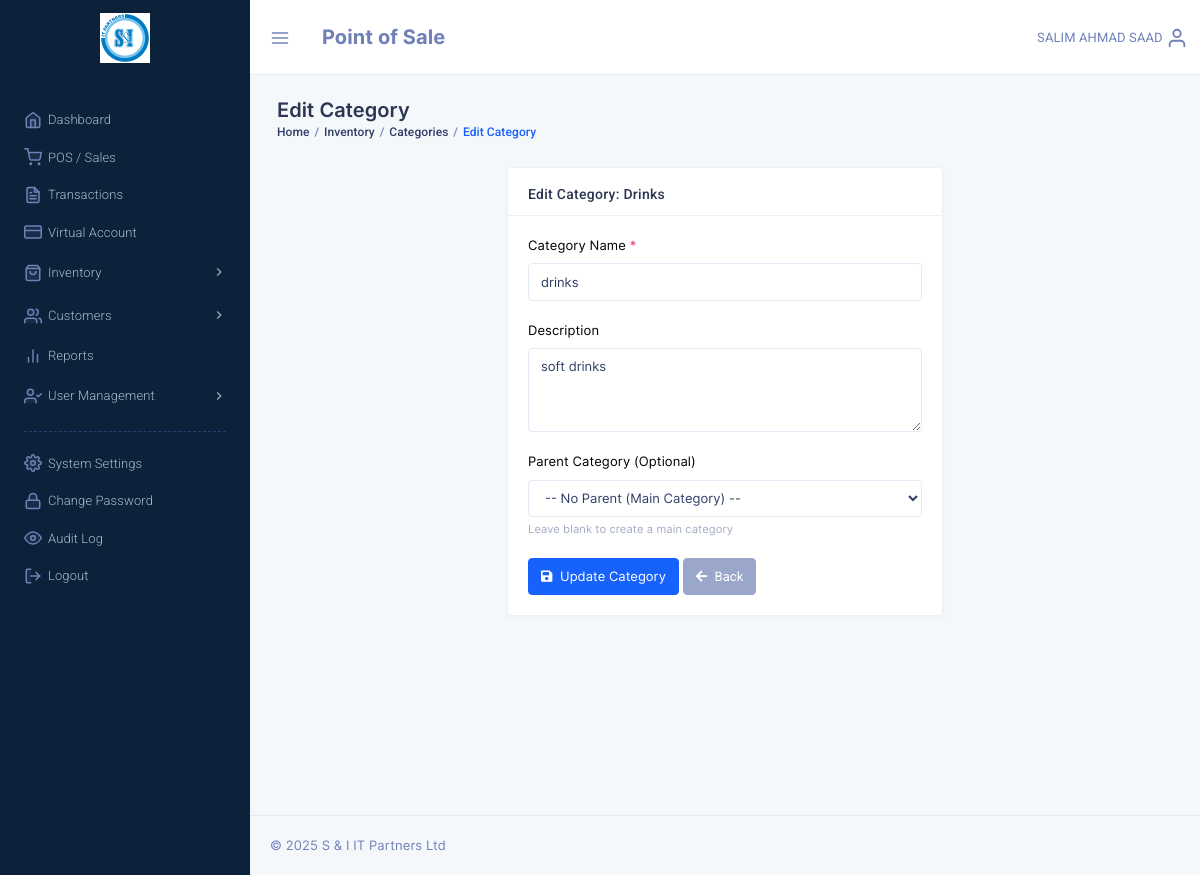
Page /edit_category.php?id=2 (signed in) on the committed database.
### tables this page shows
CREATE TABLE `categories` (
  `id` int NOT NULL,
  `name` varchar(100) NOT NULL,
  `description` text,
  `parent_id` int DEFAULT NULL,
  `updated_by` varchar(32) DEFAULT NULL,
  `last_update` datetime NOT NULL DEFAULT CURRENT_TIMESTAMP ON UPDATE CURRENT_TIMESTAMP,
  `reg_by` varchar(32) NOT NULL,
  `reg_date` datetime NOT NULL DEFAULT CURRENT_TIMESTAMP,
  `is_active` tinyint(1) NOT NULL DEFAULT '1'
);

### include/admin_constants.php (called while the page is built, shortened)
<?php
$admin = $_SESSION['pos_admin'];
if((!isset($_SESSION['pos_admin_basic'])) || (!is_array($_SESSION['pos_admin_basic']))) {
	$constantSQL = "SELECT id, username, sname, fname, mname FROM admins WHERE username= :username";
	$constantQuery = $dbh->prepare($constantSQL);
	$constantQuery->bindParam(':username', $admin, PDO::PARAM_STR);
	$constantQuery->execute();
	$constantResult = $constantQuery->fetch(PDO::FETCH_ASSOC);
	$fullname = !empty($constantResult['mname']) ? ($constantResult['fname'] . ' ' . $constantResult['mname'] . ' ' . $constantResult['sname']) : ($constantResult['fname'] . ' ' . $constantResult['sname']);
	$admin_fullname = $_SESSION['pos_admin_basic']['fullname'] = strtoupper($fullname);
} else {
	$admin_fullname = $_SESSION['pos_admin_basic']['fullname'];
}
?>

### edit_category.php (the view, shortened to what this page needs)
<?php
require("config.php");
require("include/admin_constants.php");
$cat_id = $_GET['id'];
$sql = "SELECT * FROM categories WHERE id = :id";
$query = $dbh->prepare($sql);
$query->bindParam(':id', $cat_id, PDO::PARAM_INT);
$query->execute();
$category = $query->fetch(PDO::FETCH_ASSOC);
?>
<!DOCTYPE html>
<html lang="en">
<head>
    <link href="template/assets/css/bootstrap.min.css" rel="stylesheet" type="text/css" />
    <link href="template/assets/css/icons.min.css" rel="stylesheet" type="text/css" />
    <link href="template/assets/css/metisMenu.min.css" rel="stylesheet" type="text/css" />
    <link href="template/assets/css/app.min.css" rel="stylesheet" type="text/css" />
</head>
<body class="dark-sidenav">
    <?php include('include/sidebar.php'); ?>
    <div class="page-wrapper">
        <div class="topbar"><?php require('template/top_nav_admin.php'); ?></div>
        <div class="page-content">
            <div class="container-fluid">
                <div class="row">
                    <div class="col-sm-12">
                        <div class="page-title-box">
                            <h4 class="page-title">Edit Category</h4>
                            <ol class="breadcrumb">
                                <li class="breadcrumb-item"><a href="dashboard.php">Home</a></li>
                                <li class="breadcrumb-item"><a href="all_products.php">Inventory</a></li>
                                <li class="breadcrumb-item"><a href="manage_categories.php">Categories</a></li>
                                <li class="breadcrumb-item active">Edit Category</li>
                            </ol>
                        </div>
                    </div>
                </div>
                <div class="row">
                    <div class="col-lg-6 offset-lg-3">
                        <div class="card">
                            <div class="card-header">
                                <h5 class="card-title mb-0">Edit Category: <?php echo htmlspecialchars($category['name']); ?></h5>
                            </div>
                            <div class="card-body">
                                <form method="POST" action="">
                                    <div class="form-group">
                                        <label for="name">Category Name <span class="text-danger">*</span></label>
                                        <input type="text" class="form-control" id="name" name="name" value="<?php echo htmlspecialchars($category['name']); ?>" required>
                                    </div>
                                    <div class="form-group">
                                        <label for="description">Description</label>
                                        <textarea class="form-control" id="description" name="description" rows="3"><?php echo htmlspecialchars($category['description']); ?></textarea>
                                    </div>
                                    <div class="form-group">
                                        <label for="parent_id">Parent Category (Optional)</label>
                                        <select class="form-control" id="parent_id" name="parent_id">
                                            <option value="">-- No Parent (Main Category) --</option>
                                        </select>
                                        <small class="form-text text-muted">Leave blank to create a main category</small>
                                    </div>
                                    <div class="form-group mb-0">
                                        <button type="submit" name="update_category" class="btn btn-primary">
                                            <i class="fas fa-save mr-1"></i> Update Category
                                        </button>
                                        <a href="manage_categories.php" class="btn btn-secondary">
                                            <i class="fas fa-arrow-left mr-1"></i> Back
                                        </a>
                                    </div>
                                </form>
                            </div>
                        </div>
                    </div>
                </div>
            </div>
            <footer class="footer text-center text-sm-left">
                <?php include('template/copyright.php'); ?>
            </footer>
        </div>
    </div>
</body>
</html>

### template/top_nav_admin.php (shortened to what this page needs)
<nav class="navbar-custom">
    <ul class="list-unstyled topbar-nav float-right mb-0">
        <li class="dropdown">
            <a class="nav-link dropdown-toggle waves-effect waves-light nav-user" data-toggle="dropdown" href="#" role="button" aria-haspopup="false" aria-expanded="false">
                <span class="ms-1 nav-user-name hidden-sm"><?php echo $admin_fullname; ?></span>
                <i data-feather="user" class="align-self-center icon-sm"></i>
            </a>
        </li>
    </ul>
    <ul class="list-unstyled topbar-nav mb-0">
        <li>
            <button class="nav-link button-menu-mobile">
                <i data-feather="menu" class="align-self-center topbar-icon"></i>
            </button>
        </li>
        <li class="creat-btn">
            <div class="nav-link">
                <span class="app-name font-weight-bold font-20">Point of Sale</span>
            </div>
        </li>
    </ul>
</nav>

### rows in the picture
categories: name "Drinks", name "drinks", description "soft drinks"

### other values in the picture
$admin_fullname "SALIM AHMAD SAAD"
